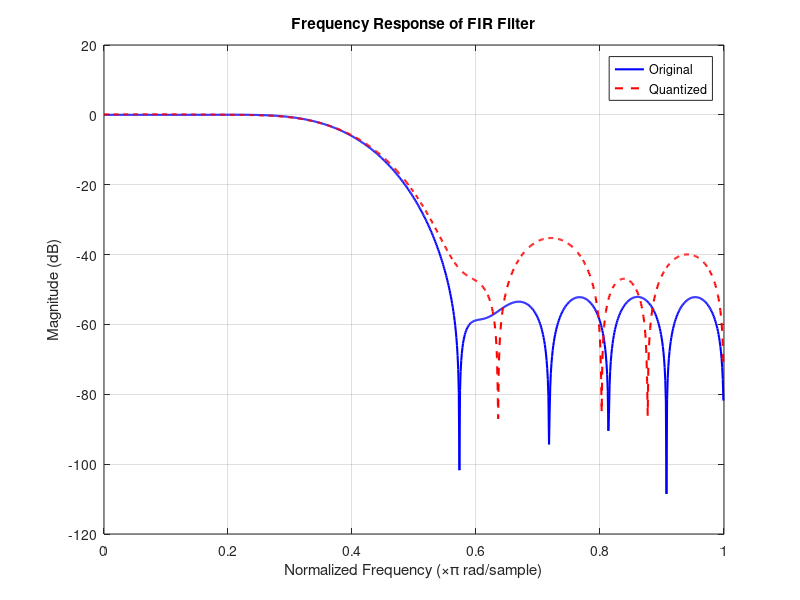
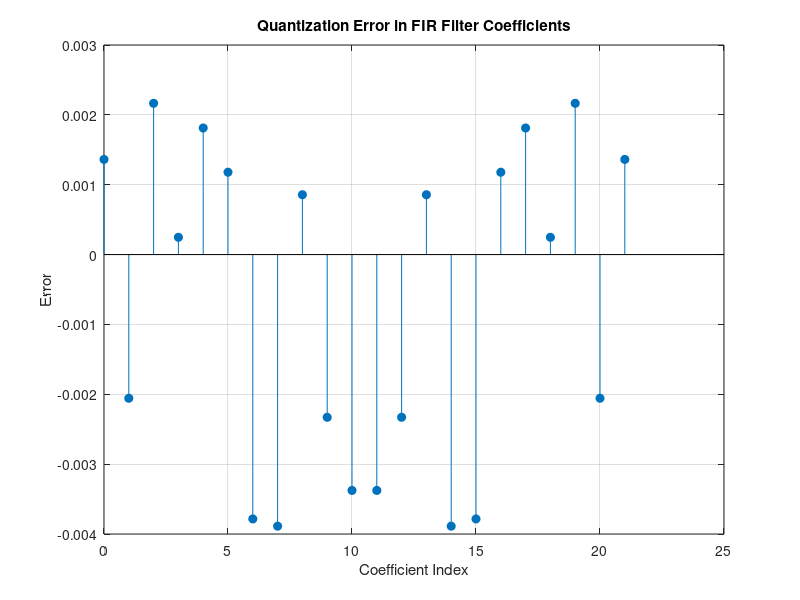
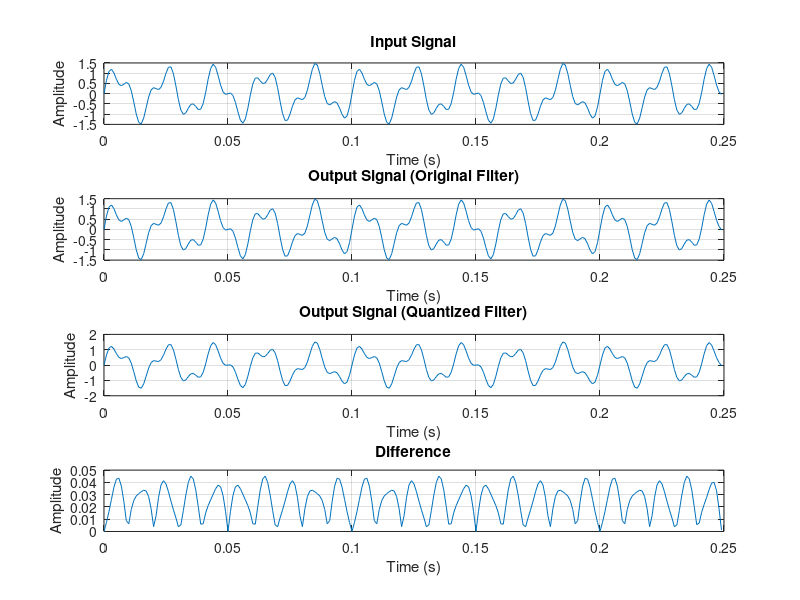

Source code (MATLAB) for these figures, in order:
clc; close all; clear;

filter_order = 21;  
cutoff_freq = 0.4;   
num_bits = 8;       

b = fir1(filter_order, cutoff_freq);

[H_orig, W_orig] = freqz(b, 1, 1024);

disp('Original filter coefficients:');
disp(b);
quantized_b = round(b * 2^(num_bits-1)) / 2^(num_bits-1);

[H_quant, W_quant] = freqz(quantized_b, 1, 1024);

disp('Quantized filter coefficients:');
disp(quantized_b);

figure;
plot(W_orig/pi, 20*log10(abs(H_orig)), 'b', 'LineWidth', 1.5); hold on;
plot(W_quant/pi, 20*log10(abs(H_quant)), 'r--', 'LineWidth', 1.5);
title('Frequency Response of FIR Filter');
xlabel('Normalized Frequency (\times\pi rad/sample)');
ylabel('Magnitude (dB)');
legend('Original', 'Quantized');
grid on;
quant_error = b - quantized_b;
disp('Quantization error in coefficients:');
disp(quant_error);
figure;
stem(0:filter_order, quant_error, 'filled');
title('Quantization Error in FIR Filter Coefficients');
xlabel('Coefficient Index');
ylabel('Error');
grid on;

fs = 1000;                
t = 0:1/fs:0.25-1/fs;       
input_signal = sin(2*pi*50*t) + 0.5*sin(2*pi*120*t);

output_orig = filtfilt(b, 1, input_signal);

output_quant = filtfilt(quantized_b, 1, input_signal);

figure;
subplot(4,1,1);
plot(t, input_signal);
title('Input Signal');
xlabel('Time (s)');
ylabel('Amplitude');
grid on;

subplot(4,1,2);
plot(t, output_orig);
title('Output Signal (Original Filter)');
xlabel('Time (s)');
ylabel('Amplitude');
grid on;

subplot(4,1,3);
plot(t, output_quant);
title('Output Signal (Quantized Filter)');
xlabel('Time (s)');
ylabel('Amplitude');
grid on;

subplot(4,1,4);
plot(t, abs(output_orig-output_quant));
title('Difference');
xlabel('Time (s)');
ylabel('Amplitude');
grid on;